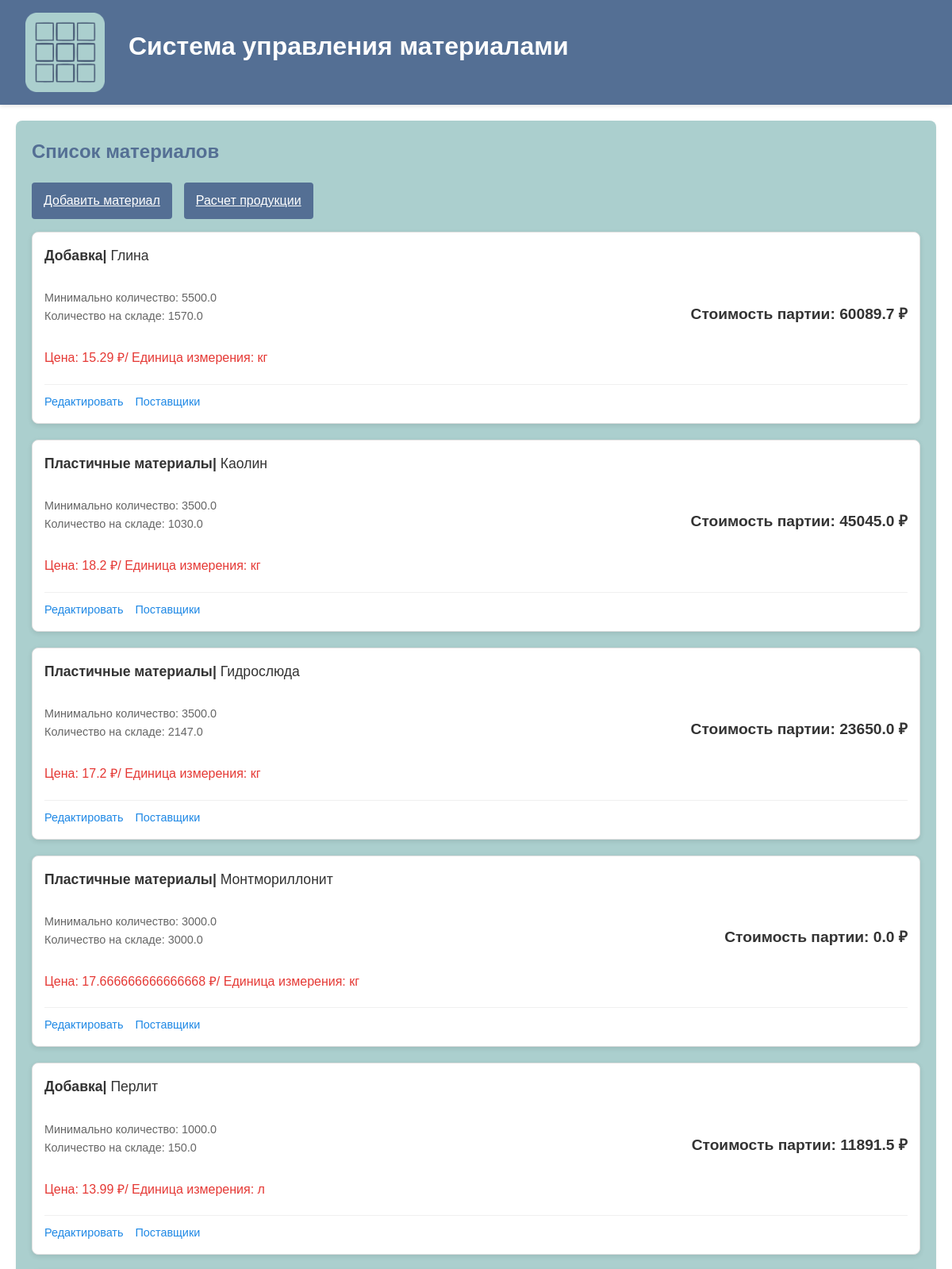
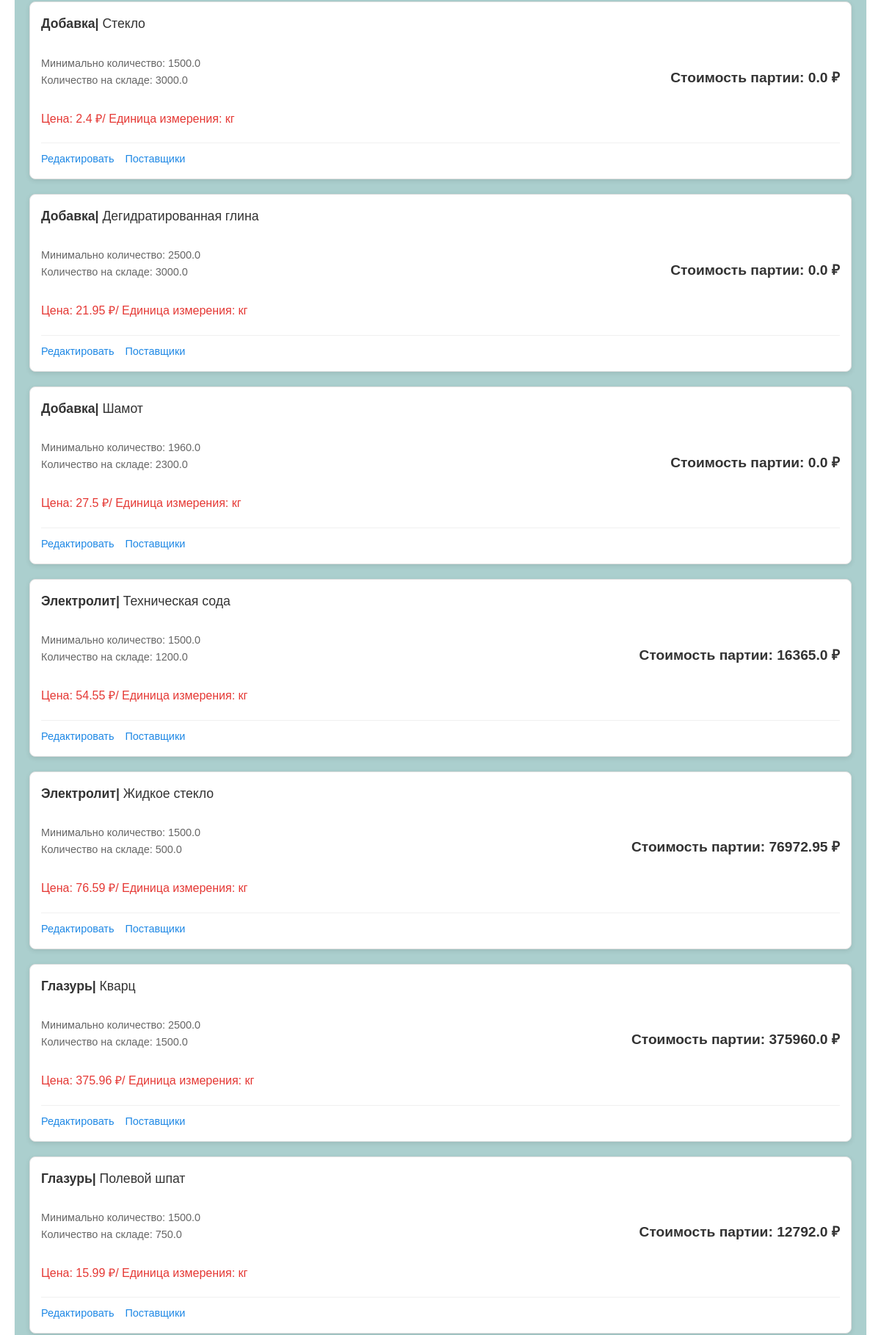
The page / (upper part) on the database its author committed (2 pictures, top to bottom).
### tables this page shows
CREATE TABLE Material (
                id INTEGER PRIMARY KEY AUTOINCREMENT,
                name TEXT NOT NULL UNIQUE,
                type_id INTEGER NOT NULL,
                unit_price REAL NOT NULL,
                stock_quantity REAL NOT NULL,
                min_stock_quantity REAL NOT NULL,
                package_quantity REAL NOT NULL,
                unit_of_measure TEXT NOT NULL,
                FOREIGN KEY (type_id) REFERENCES MaterialType(id)
            );

CREATE TABLE MaterialType (
                id INTEGER PRIMARY KEY AUTOINCREMENT,
                type_name TEXT NOT NULL UNIQUE,
                loss_percent REAL NOT NULL
            );

### app.py (the view)
@app.route("/")
def index():
    if not(os.path.isfile(DATABASE)):
        db = insert_bd()
        db.initialize_database()
    conn = get_db_connection()
    materials = conn.execute('''
        SELECT m.id, m.name, mt.type_name, m.unit_price, m.stock_quantity,
               m.min_stock_quantity, m.package_quantity, m.unit_of_measure
        FROM Material m
        JOIN MaterialType mt ON m.type_id = mt.id
    ''').fetchall()
    materials_with_costs = []
    for material in materials:
        mat_dict = dict(material)
        if mat_dict['stock_quantity'] < mat_dict['min_stock_quantity']:
            deficit = mat_dict['min_stock_quantity'] - mat_dict['stock_quantity']
            packages_needed = math.ceil(deficit / mat_dict['package_quantity'])
            min_order_quantity = packages_needed * mat_dict['package_quantity']
            min_order_cost = min_order_quantity * mat_dict['unit_price']
            min_order_cost = round(min_order_cost, 2)
        else:
            min_order_quantity = 0
            min_order_cost = 0.0
        mat_dict['min_order_quantity'] = min_order_quantity
        mat_dict['min_order_cost'] = min_order_cost
        materials_with_costs.append(mat_dict)
    conn.close()
    return render_template("index.html", materials=materials_with_costs)

### app.py (called while the page is built)
def get_db_connection():
    conn = sqlite3.connect(DATABASE)
    conn.row_factory = sqlite3.Row
    return conn

### templates/index.html
{% extends "base.html" %}
{% block content %}
    <div class="card">
        <h2>Список материалов</h2>
        <div class="action-buttons" style="padding-bottom: 1rem;">
            <a href="{{ url_for('add_material') }}" class="btn">Добавить материал</a>
            <a href="{{ url_for('calculate_product') }}" class="btn">Расчет продукции</a>
        </div>
        <div class="cards-container">
            {% for material in materials %}
            <div class="material-card">
                <div style="display: flex; justify-content: space-between; align-items: center;">
                    <div class="material-info">
                        <div class="material-header">
                            <strong>{{ material.type_name }}|</strong> {{ material.name }}
                        </div>
                        <div class="material-stock">
                            <p>Минимально количество: {{ material.min_stock_quantity }}</p>
                            <p>Количество на складе: {{ material.stock_quantity }}</p>
                        </div>
                        <div class="material-price">
                           <p>Цена: {{ material.unit_price }} ₽/ <span>Единица измерения: {{ material.unit_of_measure }}</span> </p>
                        </div>
                    </div>
                    <div class="order-cost">
                      <p>Стоимость партии: {{ material.min_order_cost }} ₽</p>
                    </div>
                </div>
                <div class="material-actions">
                    <a href="{{ url_for('edit_material', material_id=material.id) }}">Редактировать</a>
                    <a href="{{ url_for('material_suppliers', material_id=material.id) }}">Поставщики</a>
                </div>
            </div>
            {% endfor %}
        </div>
    </div>
{% endblock %}

### static/style.css (style rules this page uses)
:root { --main-color: #FFFFFF; --extra-color: #ABCFCE; --accent-color: #546F94; }
* { margin: 0; padding: 0; box-sizing: border-box; font-family: 'Comic Sans MS', cursive, sans-serif; }
body { background-color: var(--main-color); color: #333; line-height: 1.6; }
h1, h2, h3 { color: var(--accent-color); margin-bottom: 15px; }
.material-actions a { color: #1e88e5; text-decoration: none; font-size: 0.9em; }
.card { background-color: var(--extra-color); border-radius: 8px; padding: 20px; margin-bottom: 20px; box-shadow: 0 2px 4px rgba(0,0,0,0.05); }
.btn { background-color: var(--accent-color); color: white; border: none; padding: 10px 15px; border-radius: 4px; cursor: pointer; font-size: 16px; transition: background-color 0.3s; }
.material-info { display: flex; flex-wrap: wrap; gap: 20px; flex-direction: column; margin-bottom: 20px; }
.material-card { background-color: white; border-radius: 8px; padding: 15px; flex: 1 1 300px; box-shadow: 0 2px 4px rgba(0,0,0,0.05); }
.cards-container { display: grid; gap: 20px; margin-bottom: 30px; }
.material-card { border: 1px solid #e0e0e0; border-radius: 8px; padding: 15px; box-shadow: 0 2px 6px rgba(0,0,0,0.1); display: flex; flex-direction: column; background: white; }
.material-header { font-size: 1.1em; margin-bottom: 8px; }
.material-stock { color: #666; margin-bottom: 8px; font-size: 0.9em; }
.material-price { font-weight: 500; color: #e53935; }
.order-cost { margin: 10px 0; font-size: 1.2em; font-weight: bold; text-align: right; }
.material-actions { display: flex; gap: 15px; margin-top: auto; padding-top: 10px; border-top: 1px solid #f0f0f0; }
.action-buttons { display: flex; gap: 15px; margin-top: 20px; }

### rows shown on the page
Material: type_name "Добавка", name "Глина", min_stock_quantity "5500.0", stock_quantity "1570.0", unit_price "15.29", unit_of_measure "кг", min_order_cost "60089.7"
Material: type_name "Пластичные материалы", name "Каолин", min_stock_quantity "3500.0", stock_quantity "1030.0", unit_price "18.2", unit_of_measure "кг", min_order_cost "45045.0"
Material: type_name "Пластичные материалы", name "Гидрослюда", min_stock_quantity "3500.0", stock_quantity "2147.0", unit_price "17.2", unit_of_measure "кг", min_order_cost "23650.0"
Material: type_name "Пластичные материалы", name "Монтмориллонит", min_stock_quantity "3000.0", stock_quantity "3000.0", unit_price "17.666666666666668", unit_of_measure "кг", min_order_cost "0.0"
Material: type_name "Добавка", name "Перлит", min_stock_quantity "1000.0", stock_quantity "150.0", unit_price "13.99", unit_of_measure "л", min_order_cost "11891.5"
Material: type_name "Добавка", name "Стекло", min_stock_quantity "1500.0", stock_quantity "3000.0", unit_price "2.4", unit_of_measure "кг", min_order_cost "0.0"
Material: type_name "Добавка", name "Дегидратированная глина", min_stock_quantity "2500.0", stock_quantity "3000.0", unit_price "21.95", unit_of_measure "кг", min_order_cost "0.0"
Material: type_name "Добавка", name "Шамот", min_stock_quantity "1960.0", stock_quantity "2300.0", unit_price "27.5", unit_of_measure "кг", min_order_cost "0.0"
Material: type_name "Электролит", name "Техническая сода", min_stock_quantity "1500.0", stock_quantity "1200.0", unit_price "54.55", unit_of_measure "кг", min_order_cost "16365.0"
Material: type_name "Электролит", name "Жидкое стекло", min_stock_quantity "1500.0", stock_quantity "500.0", unit_price "76.59", unit_of_measure "кг", min_order_cost "76972.95"
Material: type_name "Глазурь", name "Кварц", min_stock_quantity "2500.0", stock_quantity "1500.0", unit_price "375.96", unit_of_measure "кг", min_order_cost "375960.0"
Material: type_name "Глазурь", name "Полевой шпат", min_stock_quantity "1500.0", stock_quantity "750.0", unit_price "15.99", unit_of_measure "кг", min_order_cost "12792.0"
